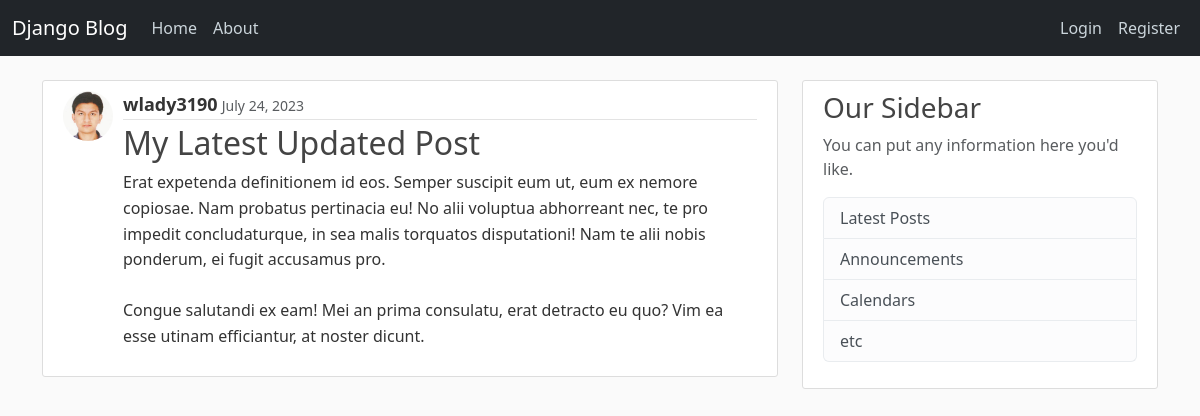
The page /post/30/ on the database its author committed.
### blog/models.py (models this page shows, shortened)
class Post(models.Model):
    title = models.CharField(max_length=100)
    content = models.TextField()
    date_posted = models.DateTimeField(default=timezone.now)
    author = models.ForeignKey(User, on_delete=models.CASCADE)

### users/models.py (models this page shows, shortened)
class Profile(models.Model):
    user = models.OneToOneField(User, on_delete=models.CASCADE)
    image = models.ImageField(default='default.jpg', upload_to='profile_pics')

### blog/views.py (the view)
# urls.py: path('post/<int:pk>/', PostDetailView.as_view(), name='post-detail'),
class PostDetailView(DetailView):
    model = Post

### blog/templates/blog/post_detail.html (shortened to what this page needs)
{% extends 'blog/base.html' %} {% block content%}
<article class="media content-section">
  <img
    class="rounded-circle author-image"
    src="{{ object.author.profile.image.url }}"
    alt="imagen"
  />
  <div class="media-body">
    <div class="article-metadata">
      <a class="author-name" href="{% url 'user-posts' object.author.username %}">{{ object.author }}</a>
      <small class="text-muted date-posted"
        >{{ object.date_posted|date:"F d, Y" }}</small
      >
    </div>
    <h2 >{{ object.title }}</h2>
    <p class="article-content">{{ object.content }}</p>
  </div>
</article>
{% endblock content%}

### blog/static/blog/main.css (style rules this page uses)
body { background: #fafafa; color: #333333; margin-top: 5rem; }
h1, h2, h3, h4, h5, h6 { color: #444444; }
.content-section { background: #ffffff; padding: 10px 20px; border: 1px solid #dddddd; border-radius: 3px; margin-bottom: 20px; }
.article-content { white-space: pre-line; }
.article-metadata { padding-bottom: 1px; margin-bottom: 4px; border-bottom: 1px solid #e3e3e3 }
.media.content-section { display: flex; margin-bottom: 20px !important; }
.author-image { width: 50px; height: 50px; }
.media-body { flex: 1; margin-left: 10px; }
.author-name { font-size: 18px; font-weight: bold; color: #333; text-decoration: none; }
.date-posted { color: #999; }
.article-content { font-size: 16px; line-height: 1.6; }

### rows shown on the page
Post: author.profile.image (picture), author "wlady3190", date_posted "July 24, 2023", title "My Latest Updated Post", content "Erat expetenda definitionem id eos. Semper suscipit eum ut, eum ex nemore copiosae. Nam probatus pertinacia eu! No alii voluptua abhorreant nec, te pro impedit concludaturque, in sea malis torquatos disputationi! Nam te alii nobis ponderum, ei fugit accusamus pro. Congue salutandi ex eam! Mei an prima consulatu, erat detracto eu quo? Vim ea esse utinam efficiantur, at noster dicunt."
